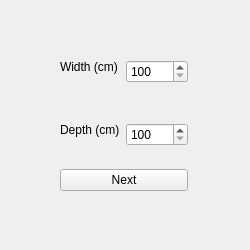
<?xml version="1.0" encoding="UTF-8"?>
<ui version="4.0">
 <class>calib4p_window</class>
 <widget class="QMainWindow" name="calib4p_window">
  <property name="geometry">
   <rect>
    <x>0</x>
    <y>0</y>
    <width>250</width>
    <height>250</height>
   </rect>
  </property>
  <property name="sizePolicy">
   <sizepolicy hsizetype="Preferred" vsizetype="MinimumExpanding">
    <horstretch>0</horstretch>
    <verstretch>0</verstretch>
   </sizepolicy>
  </property>
  <property name="windowTitle">
   <string>Calibration</string>
  </property>
  <property name="layoutDirection">
   <enum>Qt::LeftToRight</enum>
  </property>
  <widget class="QWidget" name="centralwidget">
   <property name="sizePolicy">
    <sizepolicy hsizetype="Ignored" vsizetype="Ignored">
     <horstretch>0</horstretch>
     <verstretch>0</verstretch>
    </sizepolicy>
   </property>
   <widget class="QWidget" name="layoutWidget">
    <property name="geometry">
     <rect>
      <x>60</x>
      <y>60</y>
      <width>128</width>
      <height>131</height>
     </rect>
    </property>
    <layout class="QVBoxLayout" name="verticalLayout">
     <property name="sizeConstraint">
      <enum>QLayout::SetNoConstraint</enum>
     </property>
     <item>
      <layout class="QFormLayout" name="formLayout">
       <property name="verticalSpacing">
        <number>40</number>
       </property>
       <item row="0" column="0">
        <widget class="QLabel" name="width_label">
         <property name="sizePolicy">
          <sizepolicy hsizetype="Expanding" vsizetype="Fixed">
           <horstretch>0</horstretch>
           <verstretch>0</verstretch>
          </sizepolicy>
         </property>
         <property name="text">
          <string>Width (cm)</string>
         </property>
        </widget>
       </item>
       <item row="0" column="1">
        <widget class="QSpinBox" name="width_sbx">
         <property name="minimum">
          <number>100</number>
         </property>
         <property name="maximum">
          <number>1000</number>
         </property>
         <property name="value">
          <number>100</number>
         </property>
         <property name="displayIntegerBase">
          <number>10</number>
         </property>
        </widget>
       </item>
       <item row="1" column="0">
        <widget class="QLabel" name="depth_label">
         <property name="sizePolicy">
          <sizepolicy hsizetype="Expanding" vsizetype="Fixed">
           <horstretch>0</horstretch>
           <verstretch>0</verstretch>
          </sizepolicy>
         </property>
         <property name="text">
          <string>Depth (cm)</string>
         </property>
        </widget>
       </item>
       <item row="1" column="1">
        <widget class="QSpinBox" name="depth_sbx">
         <property name="minimum">
          <number>100</number>
         </property>
         <property name="maximum">
          <number>1000</number>
         </property>
         <property name="value">
          <number>100</number>
         </property>
        </widget>
       </item>
      </layout>
     </item>
     <item>
      <widget class="QPushButton" name="next_btn">
       <property name="text">
        <string>Next</string>
       </property>
      </widget>
     </item>
    </layout>
   </widget>
  </widget>
 </widget>
 <resources/>
 <connections/>
</ui>
